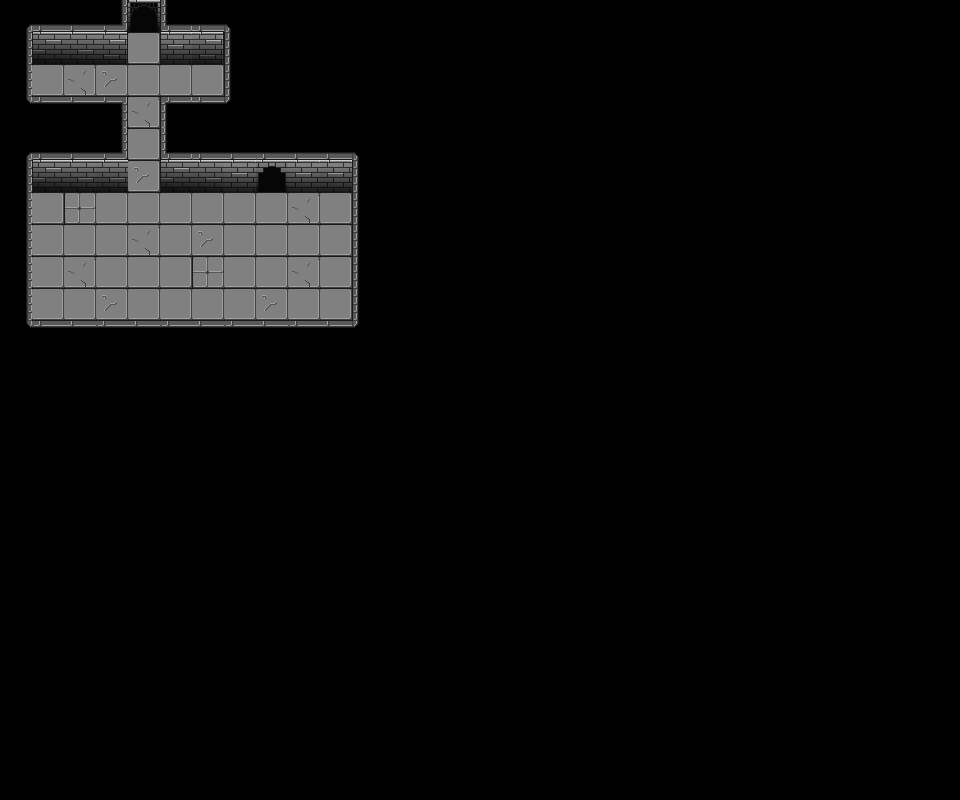

Below is a game level as drawn by its tile map, then a one-line description and the .tmx file that defines it, in full:
An orthogonal 30x25 tile map with 32x32 px tiles, 2 tile layers (base, decoration), 1 hidden layer not drawn, 2 tilesets.

<map version="1.0" tiledversion="1.0.2" orientation="orthogonal" renderorder="right-down" width="30" height="25" tilewidth="32" tileheight="32" nextobjectid="1">
 <tileset firstgid="1" name="tileatlas32bit" tilewidth="32" tileheight="32" tilecount="400" columns="20">
  <image source="../art/tileatlas32bit.png" width="640" height="640" />
 </tileset>
 <tileset firstgid="401" source="collision_graphic.tsx" />
 <layer name="base" width="30" height="25">
  <data encoding="csv">
1,2,3,4,27,5,3,6,81,81,81,81,81,81,81,81,81,81,81,81,81,81,81,81,81,81,81,81,81,81,
21,22,23,24,45,25,23,26,81,81,81,81,81,81,81,81,81,81,81,81,81,81,81,81,81,81,81,81,81,81,
0,45,43,44,45,45,45,0,81,81,81,81,81,81,81,81,81,81,81,81,81,81,81,81,81,81,81,81,81,81,
0,0,0,0,43,0,0,0,81,81,81,81,81,81,81,81,81,81,81,81,81,81,81,81,81,81,81,81,81,81,
1,2,3,4,45,5,2,3,2,3,3,6,81,81,81,81,81,81,81,81,81,81,81,81,81,81,81,81,81,81,
0,22,23,23,44,22,23,30,28,30,30,0,81,81,81,81,81,81,81,81,81,81,81,81,81,81,81,81,81,81,
0,45,42,45,45,45,45,45,45,43,45,0,81,81,81,81,81,81,81,81,81,81,81,81,81,81,81,81,81,81,
0,45,45,45,43,45,44,45,45,45,45,0,81,81,81,81,81,81,81,81,81,81,81,81,81,81,81,81,81,81,
0,45,43,45,45,45,42,45,45,43,45,0,81,81,81,81,81,81,81,81,81,81,81,81,81,81,81,81,81,81,
0,45,45,44,45,45,45,45,44,45,45,0,81,81,81,81,81,81,81,81,81,81,81,81,81,81,81,81,81,81,
0,0,0,0,0,0,0,0,0,0,0,0,81,81,81,81,81,81,81,81,81,81,81,81,81,81,81,81,81,81,
81,81,81,81,81,81,81,81,81,81,81,81,81,81,81,81,81,81,81,81,81,81,81,81,81,81,81,81,81,81,
81,81,81,81,81,81,81,81,81,81,81,81,81,81,81,81,81,81,81,81,81,81,81,81,81,81,81,81,81,81,
81,81,81,81,81,81,81,81,81,81,81,81,81,81,81,81,81,81,81,81,81,81,81,81,81,81,81,81,81,81,
81,81,81,81,81,81,81,81,81,81,81,81,81,81,81,81,81,81,81,81,81,81,81,81,81,81,81,81,81,81,
81,81,81,81,81,81,81,81,81,81,81,81,81,81,81,81,81,81,81,81,81,81,81,81,81,81,81,81,81,81,
81,81,81,81,81,81,81,81,81,81,81,81,81,81,81,81,81,81,81,81,81,81,81,81,81,81,81,81,81,81,
81,81,81,81,81,81,81,81,81,81,81,81,81,81,81,81,81,81,81,81,81,81,81,81,81,81,81,81,81,81,
81,81,81,81,81,81,81,81,81,81,81,81,81,81,81,81,81,81,81,81,81,81,81,81,81,81,81,81,81,81,
81,81,81,81,81,81,81,81,81,81,81,81,81,81,81,81,81,81,81,81,81,81,81,81,81,81,81,81,81,81,
81,81,81,81,81,81,81,81,81,81,81,81,81,81,81,81,81,81,81,81,81,81,81,81,81,81,81,81,81,81,
81,81,81,81,81,81,81,81,81,81,81,81,81,81,81,81,81,81,81,81,81,81,81,81,81,81,81,81,81,81,
81,81,81,81,81,81,81,81,81,81,81,81,81,81,81,81,81,81,81,81,81,81,81,81,81,81,81,81,81,81,
81,81,81,81,81,81,81,81,81,81,81,81,81,81,81,81,81,81,81,81,81,81,81,81,81,81,81,81,81,81,
81,81,81,81,81,81,81,81,81,81,81,81,81,81,81,81,81,81,81,81,81,81,81,81,81,81,81,81,81,81
</data>
 </layer>
 <layer name="decoration" width="30" height="25">
  <data encoding="csv">
0,0,0,0,0,0,0,0,0,0,0,0,0,0,0,0,0,0,0,0,0,0,0,0,0,0,0,0,0,0,
0,0,0,0,0,0,24,0,0,0,0,0,0,0,0,0,0,0,0,0,0,0,0,0,0,0,0,0,0,0,
41,0,0,0,0,0,0,46,0,0,0,0,0,0,0,0,0,0,0,0,0,0,0,0,0,0,0,0,0,0,
61,62,63,64,0,65,63,66,0,0,0,0,0,0,0,0,0,0,0,0,0,0,0,0,0,0,0,0,0,0,
0,0,0,0,0,0,0,0,0,0,0,0,0,0,0,0,0,0,0,0,0,0,0,0,0,0,0,0,0,0,
21,0,0,0,0,0,0,0,0,0,0,26,0,0,0,0,0,0,0,0,0,0,0,0,0,0,0,0,0,0,
41,0,0,0,0,0,0,0,0,0,0,46,0,0,0,0,0,0,0,0,0,0,0,0,0,0,0,0,0,0,
21,0,0,0,0,0,0,0,0,0,0,46,0,0,0,0,0,0,0,0,0,0,0,0,0,0,0,0,0,0,
21,0,0,0,0,0,0,0,0,0,0,26,0,0,0,0,0,0,0,0,0,0,0,0,0,0,0,0,0,0,
41,0,0,0,0,0,0,0,0,0,0,46,0,0,0,0,0,0,0,0,0,0,0,0,0,0,0,0,0,0,
61,62,63,62,63,62,63,62,63,62,63,66,0,0,0,0,0,0,0,0,0,0,0,0,0,0,0,0,0,0,
0,0,0,0,0,0,0,0,0,0,0,0,0,0,0,0,0,0,0,0,0,0,0,0,0,0,0,0,0,0,
0,0,0,0,0,0,0,0,0,0,0,0,0,0,0,0,0,0,0,0,0,0,0,0,0,0,0,0,0,0,
0,0,0,0,0,0,0,0,0,0,0,0,0,0,0,0,0,0,0,0,0,0,0,0,0,0,0,0,0,0,
0,0,0,0,0,0,0,0,0,0,0,0,0,0,0,0,0,0,0,0,0,0,0,0,0,0,0,0,0,0,
0,0,0,0,0,0,0,0,0,0,0,0,0,0,0,0,0,0,0,0,0,0,0,0,0,0,0,0,0,0,
0,0,0,0,0,0,0,0,0,0,0,0,0,0,0,0,0,0,0,0,0,0,0,0,0,0,0,0,0,0,
0,0,0,0,0,0,0,0,0,0,0,0,0,0,0,0,0,0,0,0,0,0,0,0,0,0,0,0,0,0,
0,0,0,0,0,0,0,0,0,0,0,0,0,0,0,0,0,0,0,0,0,0,0,0,0,0,0,0,0,0,
0,0,0,0,0,0,0,0,0,0,0,0,0,0,0,0,0,0,0,0,0,0,0,0,0,0,0,0,0,0,
0,0,0,0,0,0,0,0,0,0,0,0,0,0,0,0,0,0,0,0,0,0,0,0,0,0,0,0,0,0,
0,0,0,0,0,0,0,0,0,0,0,0,0,0,0,0,0,0,0,0,0,0,0,0,0,0,0,0,0,0,
0,0,0,0,0,0,0,0,0,0,0,0,0,0,0,0,0,0,0,0,0,0,0,0,0,0,0,0,0,0,
0,0,0,0,0,0,0,0,0,0,0,0,0,0,0,0,0,0,0,0,0,0,0,0,0,0,0,0,0,0,
0,0,0,0,0,0,0,0,0,0,0,0,0,0,0,0,0,0,0,0,0,0,0,0,0,0,0,0,0,0
</data>
 </layer>
 <layer name="collision" width="30" height="25" visible="0" opacity="0.43">
  <data encoding="csv">
401,401,401,401,0,401,401,401,0,0,0,0,0,0,0,0,0,0,0,0,0,0,0,0,0,0,0,0,0,0,
401,401,401,401,0,401,401,401,0,0,0,0,0,0,0,0,0,0,0,0,0,0,0,0,0,0,0,0,0,0,
401,0,0,0,0,0,0,401,0,0,0,0,0,0,0,0,0,0,0,0,0,0,0,0,0,0,0,0,0,0,
401,0,0,0,0,0,0,401,0,0,0,0,0,0,0,0,0,0,0,0,0,0,0,0,0,0,0,0,0,0,
401,401,401,401,0,401,401,401,401,401,401,401,0,0,0,0,0,0,0,0,0,0,0,0,0,0,0,0,0,0,
401,401,401,401,0,401,401,401,0,401,401,401,0,0,0,0,0,0,0,0,0,0,0,0,0,0,0,0,0,0,
401,0,0,0,0,0,0,0,0,0,0,401,0,0,0,0,0,0,0,0,0,0,0,0,0,0,0,0,0,0,
401,0,0,0,0,0,0,0,0,0,0,401,0,0,0,0,0,0,0,0,0,0,0,0,0,0,0,0,0,0,
401,0,0,0,0,0,0,0,0,0,0,401,0,0,0,0,0,0,0,0,0,0,0,0,0,0,0,0,0,0,
401,0,0,0,0,0,0,0,0,0,0,401,0,0,0,0,0,0,0,0,0,0,0,0,0,0,0,0,0,0,
401,0,0,0,0,0,0,0,0,0,0,401,0,0,0,0,0,0,0,0,0,0,0,0,0,0,0,0,0,0,
401,401,401,401,401,401,401,401,401,401,401,401,0,0,0,0,0,0,0,0,0,0,0,0,0,0,0,0,0,0,
0,0,0,0,0,0,0,0,0,0,0,0,0,0,0,0,0,0,0,0,0,0,0,0,0,0,0,0,0,0,
0,0,0,0,0,0,0,0,0,0,0,0,0,0,0,0,0,0,0,0,0,0,0,0,0,0,0,0,0,0,
0,0,0,0,0,0,0,0,0,0,0,0,0,0,0,0,0,0,0,0,0,0,0,0,0,0,0,0,0,0,
0,0,0,0,0,0,0,0,0,0,0,0,0,0,0,0,0,0,0,0,0,0,0,0,0,0,0,0,0,0,
0,0,0,0,0,0,0,0,0,0,0,0,0,0,0,0,0,0,0,0,0,0,0,0,0,0,0,0,0,0,
0,0,0,0,0,0,0,0,0,0,0,0,0,0,0,0,0,0,0,0,0,0,0,0,0,0,0,0,0,0,
0,0,0,0,0,0,0,0,0,0,0,0,0,0,0,0,0,0,0,0,0,0,0,0,0,0,0,0,0,0,
0,0,0,0,0,0,0,0,0,0,0,0,0,0,0,0,0,0,0,0,0,0,0,0,0,0,0,0,0,0,
0,0,0,0,0,0,0,0,0,0,0,0,0,0,0,0,0,0,0,0,0,0,0,0,0,0,0,0,0,0,
0,0,0,0,0,0,0,0,0,0,0,0,0,0,0,0,0,0,0,0,0,0,0,0,0,0,0,0,0,0,
0,0,0,0,0,0,0,0,0,0,0,0,0,0,0,0,0,0,0,0,0,0,0,0,0,0,0,0,0,0,
0,0,0,0,0,0,0,0,0,0,0,0,0,0,0,0,0,0,0,0,0,0,0,0,0,0,0,0,0,0,
0,0,0,0,0,0,0,0,0,0,0,0,0,0,0,0,0,0,0,0,0,0,0,0,0,0,0,0,0,0
</data>
 </layer>
</map>
